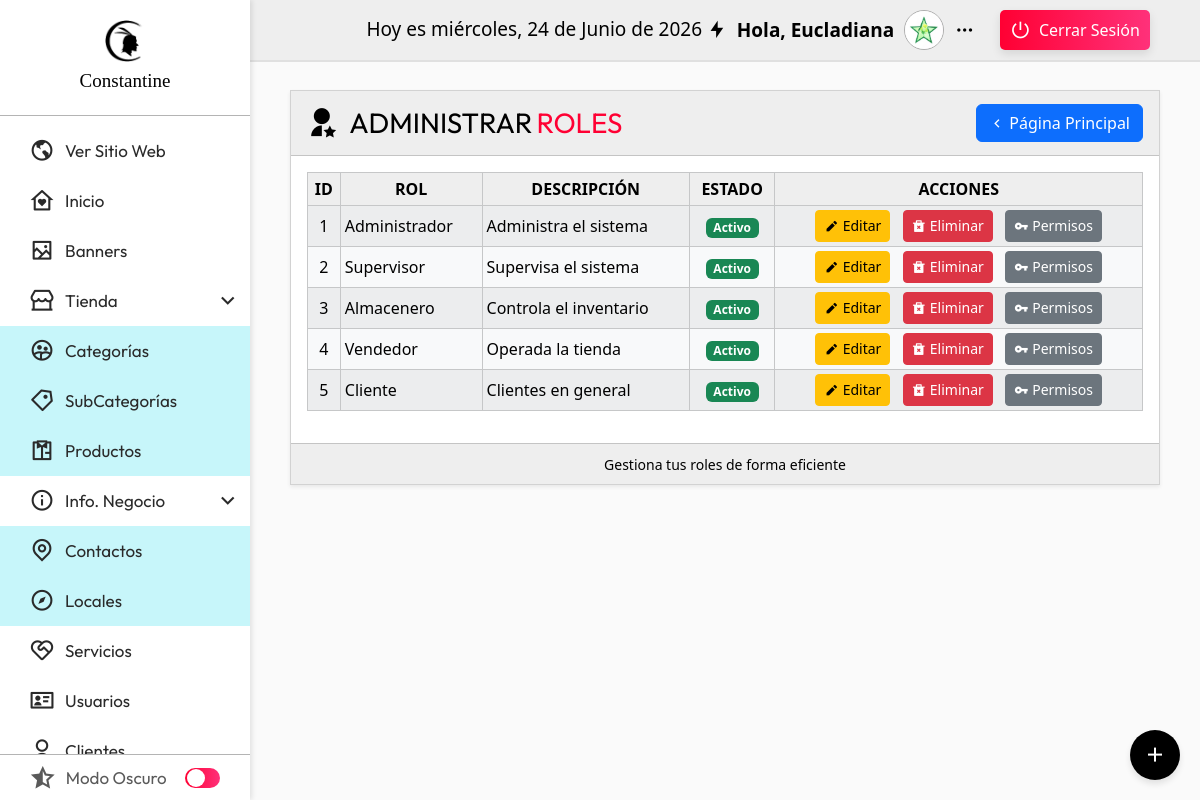
Page /admin/seccion/roles/index.php (signed in) on the committed database.
### tables this page shows
CREATE TABLE roles (
    id_rol BIGINT AUTO_INCREMENT PRIMARY KEY,   
    rol_nombre VARCHAR(255) NOT NULL,
    descripcion VARCHAR(255) NOT NULL,
    estado TINYINT(1) NOT NULL DEFAULT 1,
    fecha_creacion TIMESTAMP DEFAULT CURRENT_TIMESTAMP,
    fecha_actualizacion TIMESTAMP DEFAULT CURRENT_TIMESTAMP ON UPDATE CURRENT_TIMESTAMP
);

### admin/seccion/roles/index.php (the view, shortened to what this page needs)
<?php
    include("../inicio/conexion.php");
    $sentencia = $conexion->prepare("SELECT * FROM roles");
    $sentencia->execute();
    $listaRol = $sentencia->fetchAll(PDO::FETCH_ASSOC);
    include("../../templates/header_admin.php");
?>
<div id="ventana_escritorio" class="card shadow-sm d-none d-lg-block rounded-0">
    <div class="card-header d-flex justify-content-between align-items-center rounded-0" style="color: var(--color_texto); background-color: var(--color_barra_superior);">
        <span class="titulo_categoria d-flex align-items-center gap-1 flex-wrap">
            <i class="ri-user-star-fill"></i>
            Administrar <span class="text_red">Roles</span>
        </span>
        <a name="atras" id="atras" class="btn btn-primary d-flex align-items-center gap-1" href="../inicio/" role="button">
            <i class="ri-arrow-left-s-line"></i> Página Principal
        </a>
    </div>
    <div class="card-body" style="color: var(--color_texto); background-color: var(--color_barra_lateral);">
        <div class="table-responsive">
            <table class="table table-sm table-light table-bordered table-hover align-middle table-striped no-datatable">
                <thead>
                    <tr>
                        <th class="w-10 text-center">ID</th>
                        <th class="w-20 text-center">Rol</th>
                        <th class="w-30 text-center">Descripción</th>
                        <th class="w-10 text-center">Estado</th>
                        <th class="w-30 text-center">Acciones</th>
                    </tr>
                </thead>
                <tbody>
                    <?php foreach($listaRol as $rol) { ?>
                        <tr class="align-middle">
                            <td scope="row" class="text-center"><?php echo $rol['id_rol']; ?></td>
                            <td><?php echo $rol['rol_nombre']; ?></td>
                            <td><?php echo $rol['descripcion']; ?></td>
                            <td class="text-center">
                                <?php if ($rol['estado'] == 1) { ?>
                                    <span class="badge bg-success">Activo</span>
                                <?php } else { ?>
                                    <span class="badge bg-danger">Inactivo</span>
                                <?php } ?>
                            </td>
                            <td class="align-middle text-center">
                                <a class="btn btn-warning btn-sm mx-1 <?php echo $permiso['editar']; ?>" href="editar.php?txtID=<?php echo $rol['id_rol']; ?>" role="button">
                                    <i class="ri-pencil-fill"></i> Editar
                                </a>
                                <button <?php echo $permiso['eliminar']; ?> class="btn btn-danger btn-sm mx-1" onclick="confirmDelete(<?php echo $rol['id_rol']; ?>)">
                                    <i class="ri-delete-bin-2-fill"></i> Eliminar
                                </button>
                                <a class="btn btn-secondary btn-sm mx-1" href="permisos.php?txtID=<?php echo $rol['id_rol']; ?>" role="button">
                                    <i class="ri-key-fill"></i> Permisos
                                </a>
                            </td>
                        </tr>
                    <?php } ?>
                </tbody>
            </table>
        </div>
    </div>
    <div class="card-footer text-center rounded-0" style="color: var(--color_texto); background-color: var(--color_barra_superior);">
        <small>Gestiona tus roles de forma eficiente</small>
    </div>
</div>
<div class="main_botones_flotantes">
    <div class="botones_fixed">
        <li>
            <a class="boton_agregar <?php echo $permiso['crear']; ?>" href="crear.php">
                <i class="ri-add-line"></i>
            </a>
        </li>
    </div>
</div>
<?php include("../../templates/footer_admin.php"); ?>

### admin/css/header.css (style rules this page uses)
:root { --nav_font: 'Outfit','Segoe UI', Tahoma, Geneva, Verdana, sans-serif; --titulo_font: "Outfit", sans-serif; --logo_font: "BankGothic"; --color_primario: #000000; --color_secundario: #FF0033; --color_blanco: #ffebeb; --titulo_cuerpo: 30px; --subtitulo_cuerpo: 20px; --parrafo_cuerpo: 15px; --titulo_lista: 23px; --color_barra_lateral:rgb(255,255,255); --color_barra_superior:rgb(238,238,238); --color_texto: rgb(0,0,0); --color_texto_menu:rgb(42, 42, 42); --color_menu_hover:rgb(238,238,238); --color_menu_hover_texto:rgb(0,0,0); --color_submenu_bg: #c7f6fa; --color_boton: #FF0033; --color_boton_hover: rgb(0,0,0); --color_boton_texto:rgb(255,255,255); --color_hover_modulo: linear-gradient(to left, #FF317A, var(--color_secundario)); --color_linea:rgb(180,180,180); --color_switch_base :rgb(201,202,206); --color_switch_circulo:rgb(148, 148, 148); --color_scroll:rgb(192,192,192); --color_scroll_hover:rgb(134,134,134); --color_main_bg: rgb(250, 250, 250); --color_main_text: rgb(0, 0, 0); }
* { margin: 0; padding: 0; box-sizing: border-box; }
body { height: 100vh; width: 100%; }
.text_red { color: var(--color_secundario); }
.titulo_categoria { font-family: var(--titulo_font); font-size: 28px; text-transform: uppercase; }
.titulo_categoria i { font-size: 2rem; margin-right: 5px; }
.table thead tr { background: var(--color_barra_superior); }
.table thead th { background: transparent; text-transform: uppercase; }
.main_botones_flotantes { position: fixed; bottom: 20px; right: 20px; display: flex; flex-direction: column; gap: 10px; z-index: 1000; }
.botones_fixed { display: flex; flex-direction: column; gap: 10px; }
.botones_fixed li { list-style-type: none; }
.botones_fixed a { display: flex; justify-content: center; align-items: center; width: 50px; height: 50px; border-radius: 50%; color: #fff; text-align: center; box-shadow: 0px 4px 6px rgba(0, 0, 0, 0.1); transition: background-color 0.3s ease; text-decoration: none; }
.boton_agregar { background-color: #000; }
.botones_fixed i { font-size: 24px; }

### rows in the picture
roles: id_rol "1", rol_nombre "Administrador", descripcion "Administra el sistema", estado "Activo"
roles: id_rol "2", rol_nombre "Supervisor", descripcion "Supervisa el sistema", estado "Activo"
roles: id_rol "3", rol_nombre "Almacenero", descripcion "Controla el inventario", estado "Activo"
roles: id_rol "4", rol_nombre "Vendedor", descripcion "Operada la tienda", estado "Activo"
roles: id_rol "5", rol_nombre "Cliente", descripcion "Clientes en general", estado "Activo"

### other values in the picture
fechaC() "Hoy es miércoles, 24 de Junio de 2026"
$_SESSION['nombres'] "Eucladiana"
